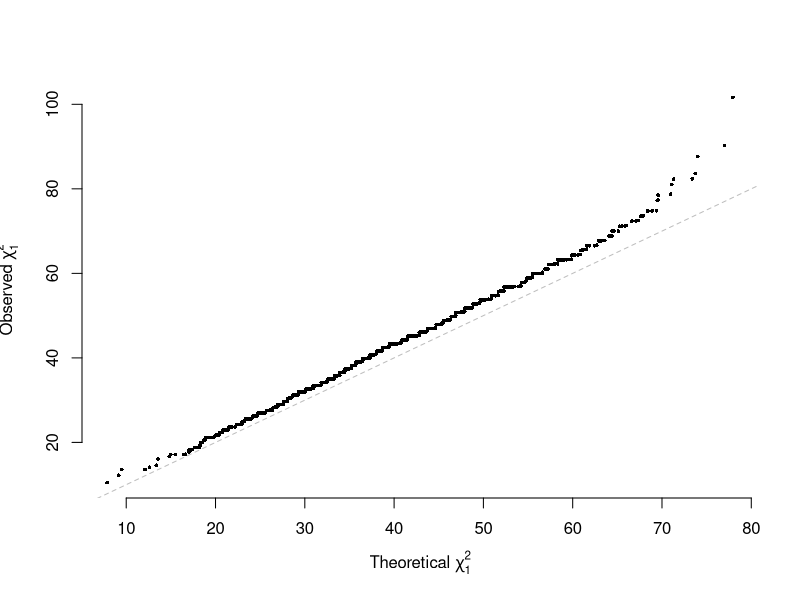
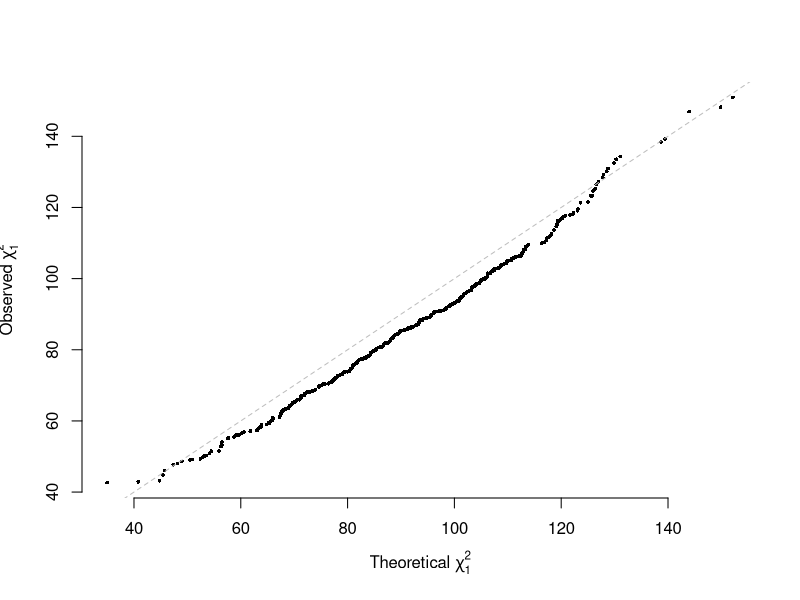
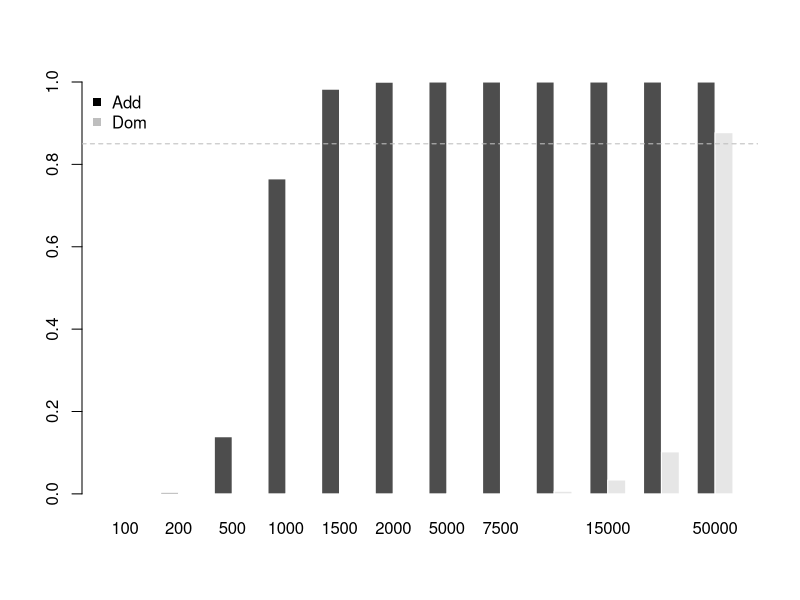

Source code (R) for these figures, in order:
## ---- chunk 1
RP=1000
n1=500
n2=500
N=n1+n2
f1=0.4
f2=0.6
paraA=matrix(0, RP, 1)
for(i in 1:RP) {
  g1=rbinom(n1, 1, f1)*2
  g2=rbinom(n2, 1, f2)*2
  y=c(rep(1,n1), rep(0, n2))
  ys=scale(y)
  G=c(g1, g2)
  Ga=c(g1, g2)

  modA=lm(ys~Ga)
  paraA[i,1]=summary(modA)$coefficients[2,3]^2
}

ncpA=N*n1/N*n2/N*(mean(g1)/2-mean(g2)/2)^2/(mean(Ga)/2*(1-mean(Ga)/2))
qqplot(main="", rchisq(RP,1, ncp = ncpA), paraA[,1], pch=16, cex=0.5, bty='n',
       xlab=expression(paste("Theoretical ", chi[1]^2)), ylab=expression(paste("Observed ",chi[1]^2)))
abline(a=0, b=1, lty=2, col="grey")
## ---- chunk 2
RP=500
n1=500
n2=500
N=n1+n2
f1=0.4
f2=0.6
para=matrix(0, RP, 6)
paraA=matrix(0, RP, 6)
for(i in 1:RP) {
  g1=rbinom(n1, 2, f1)
  g2=rbinom(n2, 2, f2)
  y=c(rep(1,n1), rep(0, n2))
  ys=scale(y)
  G=c(g1, g2)
  Gd=ifelse(G==1, 1, 0)
  Ga=c(g1, g2)
#  Gd=scale(Gd)
  mod=lm(ys~Gd)
  Ecov=sqrt(n1/N*n2/N)*(length(which(g1==1))/n1-length(which(g2==1))/n2)
  EV=mean(Gd)*(1-mean(Gd))
  Eb=Ecov/EV
  b=mod$coefficients[2]
  para[i,1]=Eb
  para[i,2]=b
  para[i,3]=sqrt(1/(N*var(Gd)))
  para[i,4]=summary(mod)$coefficients[2,2]
  para[i,5]=summary(mod)$coefficients[2,3]^2
  para[i,6]=summary(mod)$coefficients[2,4]
  
  modA=lm(ys~Ga)
  paraA[i,5]=summary(modA)$coefficients[2,3]^2
}
#layout(matrix(1:2, 1, 2))
#vF2=f1*(1-f1)*n1/N+f2*(1-f2)*n2/N
#ncpD=n1*n2/N * (2*f1*(1-f1)-2*f2*(1-f2))^2/vF2
#qqplot(main="Dom", rchisq(RP,1, ncp = ncpD), para[,5], pch=16, cex=0.5, bty='n',
#       xlab=expression(paste("Theoretical ", chi[1]^2)), ylab=expression(paste("Obs ",chi[1]^2)))
#abline(a=0, b=1)

ncpA=4*N*n1/N*n2/N*(mean(g1)/2-mean(g2)/2)^2/(2*mean(Ga)/2*(1-mean(Ga)/2))
qqplot(main="", rchisq(RP,1, ncp = ncpA), paraA[,5], pch=16, cex=0.5, bty='n',
       xlab=expression(paste("Theoretical ", chi[1]^2)), ylab=expression(paste("Observed ",chi[1]^2)))
abline(a=0, b=1, lty=2, col="grey")

## ---- chunk 3
m=1000000
alpha=0.05
pcut=alpha/m
chiT=qchisq(pcut, 1, lower.tail = F)

n=c(100,  200,  500,   1000,  1500,  2000,
    5000, 7500, 10000, 15000, 20000, 50000)
PW=matrix(0, 2, length(n))

w1=0.3
w2=1-w1

p1=0.35
h1=2*p1*(1-p1)
p2=0.5
h2=2*p2*(1-p2)

p=w1*p1+w2*p2
H=w1*h1+w2*h2

for(i in 1:length(n)) {
  ncpA=4*n[i]*w1*w2*(p1-p2)^2/(2*p*(1-p))
  ncpD=n[i]*w1*w2*(h1-h2)^2/H

  PW[1,i]=pchisq(chiT, 1, ncp=ncpA, lower.tail = F)
  PW[2,i]=pchisq(chiT, 1, ncp=ncpD, lower.tail = F)
}
colnames(PW)=n
barplot(PW, beside = T, border = F)
abline(h=0.85, lty=2, col="grey")
legend("topleft", legend=c("Add", "Dom"), pch=15, col=c("black", "grey"), bty='n')

